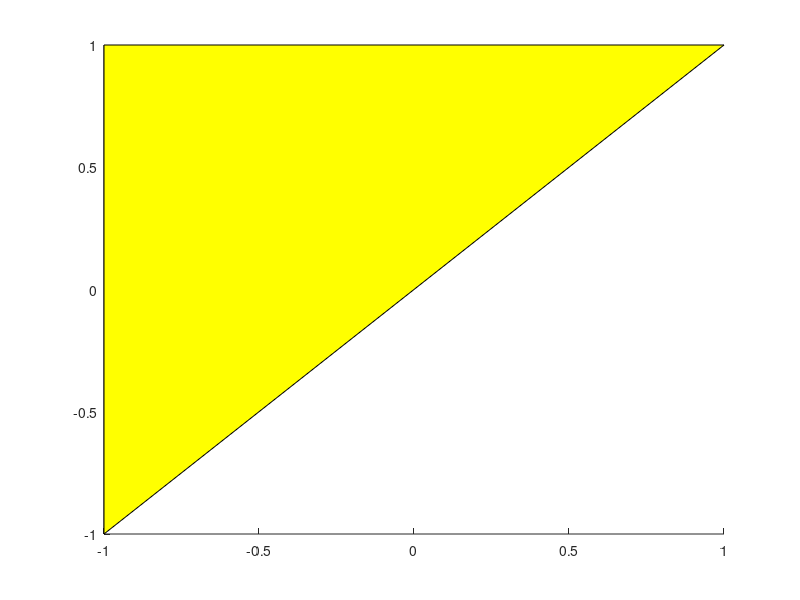

Source code (MATLAB): (Note: this script raises an error after producing the figure.)
%% PS5 - Q1 - Gravity Gradient Stability

close all; clear;

load("InertiaData.mat")
load("OrbitPropData_equil.mat")

%% Part a - Calculate k coefficients; plot stable/unstable regions

% create the stability plot - shade UNSTABLE regions
figure
hold on

alpha_patch = 0.2;

% K_R >= K_T 
p1_x = [-1, 1, -1, -1];
p1_y = [-1, 1, 1, -1];
p1 = patch(p1_x, p1_y, 'y');
p1.FaceVertexAlphaData = alpha_patch;
p1.FaceAlpha = 'flat';

% K_R * K_T <= 0
p2_x = [-1, -1, 0, 0, 1, 1, -1];
p2_y = [0, 1, 1, -1, -1, 0, 0];
p2 = patch(p2_x, p2_y, 'b');
p2.FaceVertexAlphaData = alpha_patch;
p2.FaceAlpha = 'flat';

% 1 + 3*K_T + K_R*K_T <= 4*sqrt(K_R*K_T)
p3_x = linspace(-1, -0.0505, 100);
p3_y = (-3* p3_x.^2 + 4*sqrt(3)*sqrt(p3_x.^2 - p3_x.^3) + 7*p3_x) ./ ...
    (p3_x.^2);
p3_x = [p3_x, -1, -1];
p3_y = [p3_y, -1, 0];
p3 = patch(p3_x, p3_y, 'r');
p3.FaceVertexAlphaData = alpha_patch;
p3.FaceAlpha = 'flat';

axis equal
ylim([-1, 1])
xlim([-1, 1])
xlabel("$K_T$", 'Interpreter', 'latex')
ylabel("$K_R$", 'Interpreter', 'latex')



% First K coefficients: z aligned w/ N

Ix = I_p(1,1);
Iy = I_p(2,2);
Iz = I_p(3,3);

K_N1 = (Iy - Ix) / Iz;
K_R1 = (Iz - Iy) / Ix;
K_T1 = (Iz - Ix) / Iy;

plot(K_T1, K_R1, 'kx')

% 
% K_N1 = (Iy - Ix) / Iz;
% K_R1 = (Iz - Iy) / Ix;
% K_T1 = (Iz - Ix) / Iy;


legend("$K_R \geq K_T$", "$K_R K_T \leq 0$", "$1 + 3 K_T + K_R K_T \leq 4\sqrt{K_R*K_T}$", ...
     "$Z_p$ aligned with N", 'Interpreter', 'latex', 'location', 'eastoutside')







